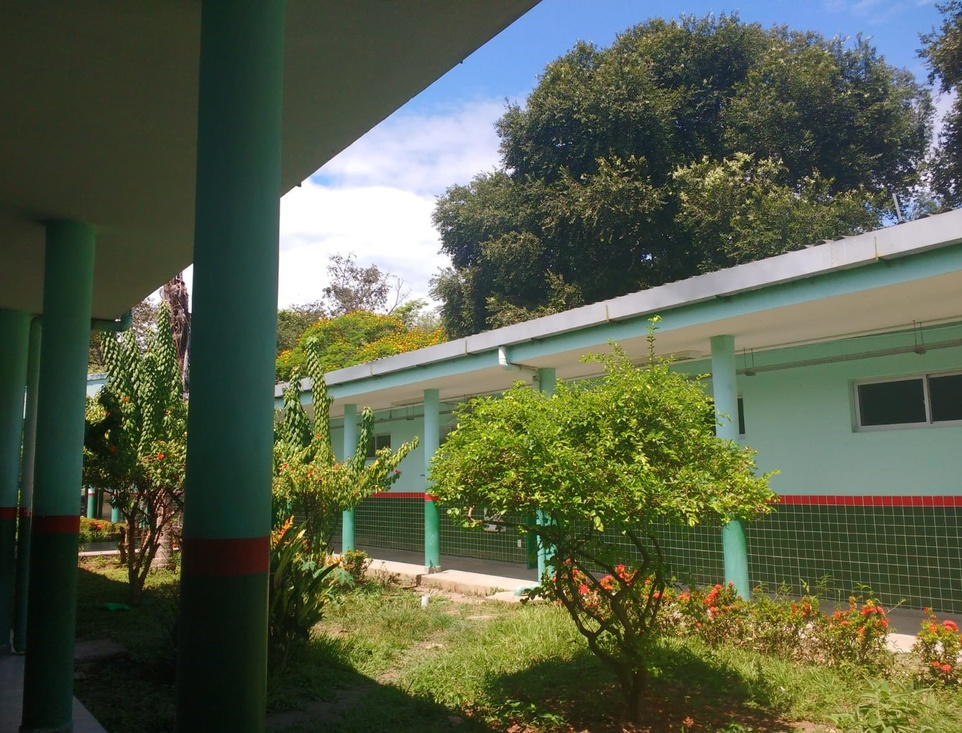
#> input picture Imagens_Selecionadas/01_Grupo_I_1181x1550.jpg, 962 x 733 px, shrunk from 1550 x 1181 before the run
$ python codigo_professor.py
#> lines starting #> are read from the running program, lines starting #| are printed output that depends on the picture
import cv2
import numpy as np


#expansao de constraste linear
def expansao_constraste_linear(img, za, zb, z1, zn):
    altura, largura, bandas = img.shape
    imagem_expandida = np.zeros((altura, largura, bandas), dtype=np.uint8)

    for i in range(altura):
        for j in range(largura):
            if img.item(i,j,0) <= za:
                B = z1
            else:
                if img.item(i,j,0) >= zb:
                    B = zn
                else:
                    B = int((zn - z1) / (zb - za) * (img.item(i,j,0) - za) + z1)
            if img.item(i, j, 1) <= za:
                G = z1
            else:
                if img.item(i,j,1) >= zb:
                    G = zn
                else:
                    G = int((zn - z1) / (zb - za) * (img.item(i,j,1) - za) + z1)
            if img.item(i,j,2) <= za:
                R = z1
            else:
                if img.item(i,j,2) >= zb:
                    R = zn
                else:
                    R = int((zn - z1) / (zb - za) * (img.item(i,j,2) - za) + z1)

            imagem_expandida.itemset((i,j,0),B)
            imagem_expandida.itemset((i,j,1),G)
            imagem_expandida.itemset((i,j,2),R)
    return imagem_expandida


#Compressão e expansão
# [68 lines left out: functions compressao_expansao, escala_log_contraste, not called in this run]

#za = 100
#zb = 200
z1 = 0
zn = 255

def main():
    option = int(input("\n1-expansao_constraste_linear\n2-compressao_expansao\n3-escala_log_contraste\n"))
#> the answer given: 1

    image_name = input("imagem.formato: ")
#> the answer given: ../../Imagens_Selecionadas/01_Grupo_I_1181x1550.jpg
    input_image = cv2.imread(image_name)
#> input_image is the input picture: shape (733, 962, 3); mean B, G, R 72.5, 94.9, 86.6

    if input_image is None:
        print("Imagem não encontrada.")
        return

    if option == 2:
        za = int(input("Za = "))
        zb = int(input("Zb = "))
        output_image = compressao_expansao(input_image, za, zb)
    elif option == 3:
        output_image = escala_log_contraste(input_image)
    elif option ==1:
        za = int(input("Za = "))
#> the answer given: 3
        zb = int(input("Zb = "))
#> the answer given: 3
        output_image = expansao_constraste_linear(input_image, za, zb, z1, zn)
#> after the loop in expansao_constraste_linear, `for i in range(altura):`:
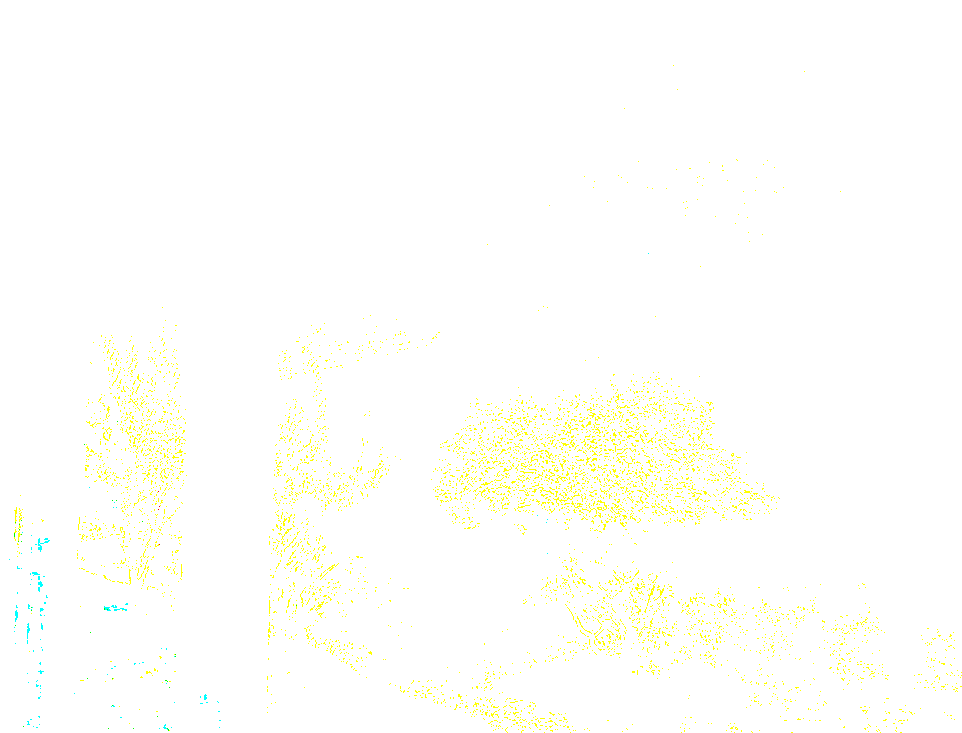
#> imagem_expandida: shape (733, 962, 3); mean B, G, R 250.5, 255, 254.8
    else:
        print("Opção inválida.")
        return
    output_image_name = image_name.replace('.', f'_{option}_transformada.')
    cv2.imwrite(output_image_name, output_image)

if __name__ == "__main__":
    main()

$ run again, on Imagens_Selecionadas/03_Grupo_I_1570x1222.jpg
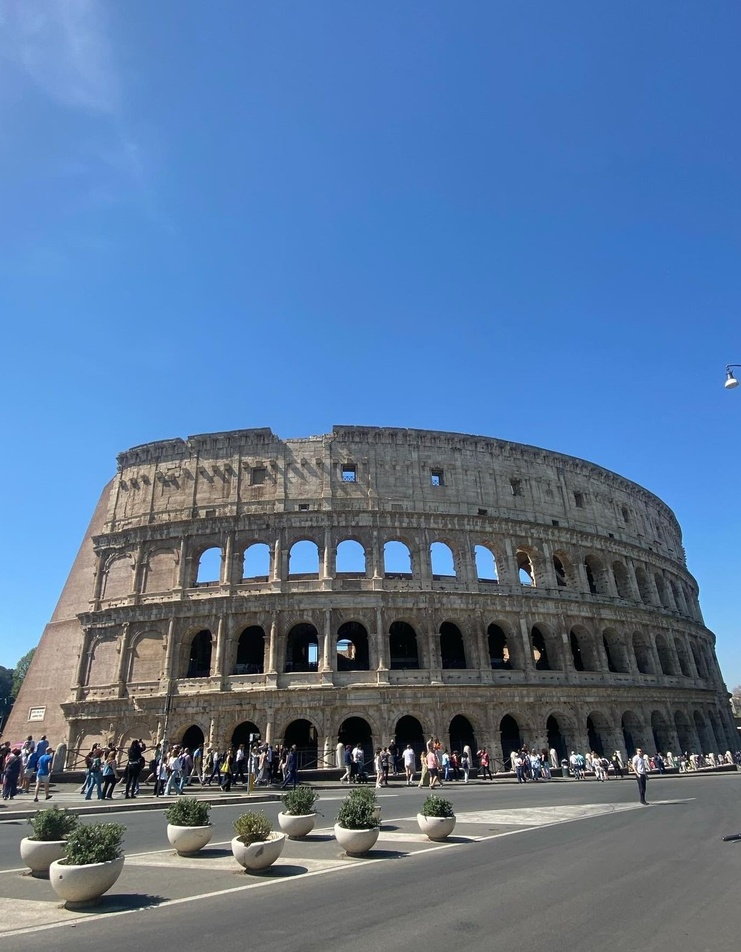
#> input picture Imagens_Selecionadas/03_Grupo_I_1570x1222.jpg, 741 x 952 px, shrunk from 1222 x 1570 before the run
#> in main, input_image is the input picture: shape (952, 741, 3); mean B, G, R 154.6, 118.7, 90.1
#> after the loop in expansao_constraste_linear, `for i in range(altura):`:
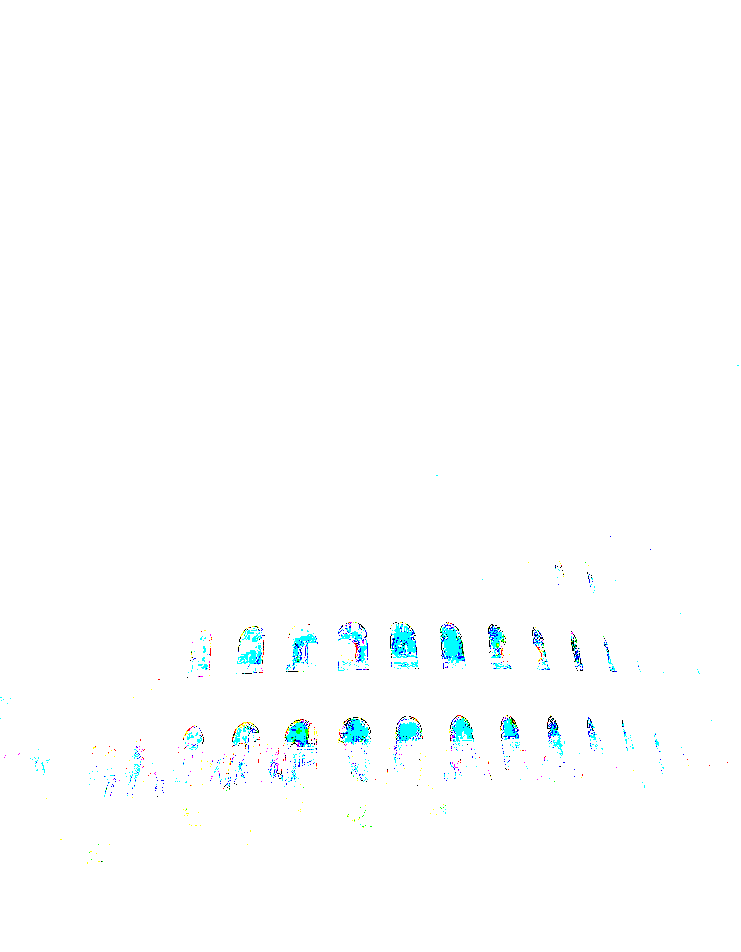
#> imagem_expandida: shape (952, 741, 3); mean B, G, R 254.5, 254.1, 252.5

$ run again, on Imagens_Selecionadas/04_Grupo_I_1200x1600.jpg
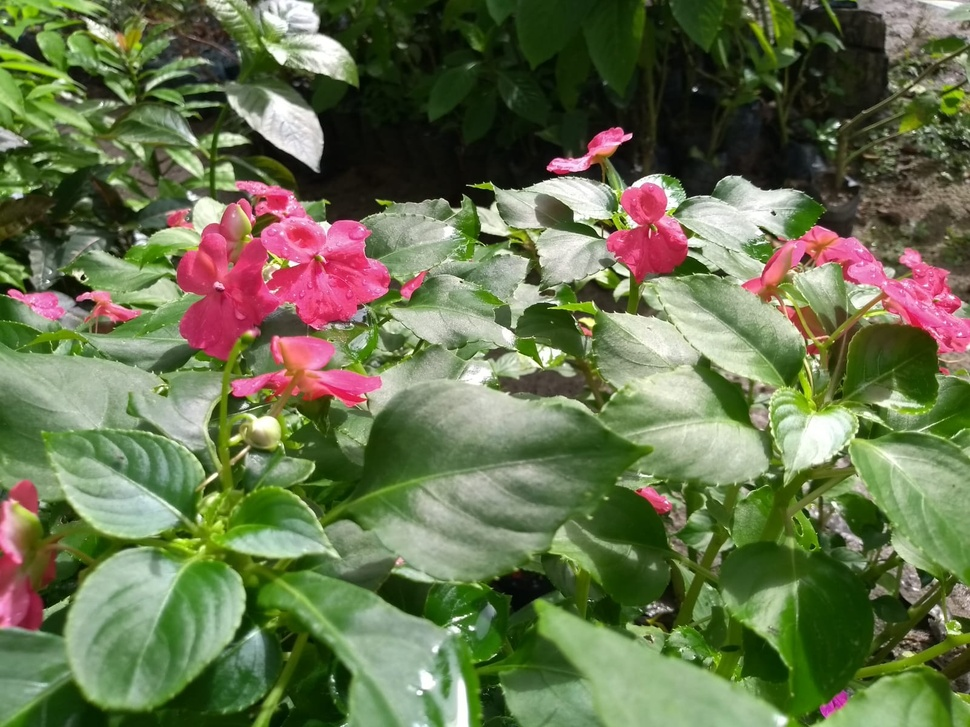
#> input picture Imagens_Selecionadas/04_Grupo_I_1200x1600.jpg, 970 x 727 px, shrunk from 1600 x 1200 before the run
#> in main, input_image is the input picture: shape (727, 970, 3); mean B, G, R 77.7, 113.9, 103.7
#> after the loop in expansao_constraste_linear, `for i in range(altura):`:
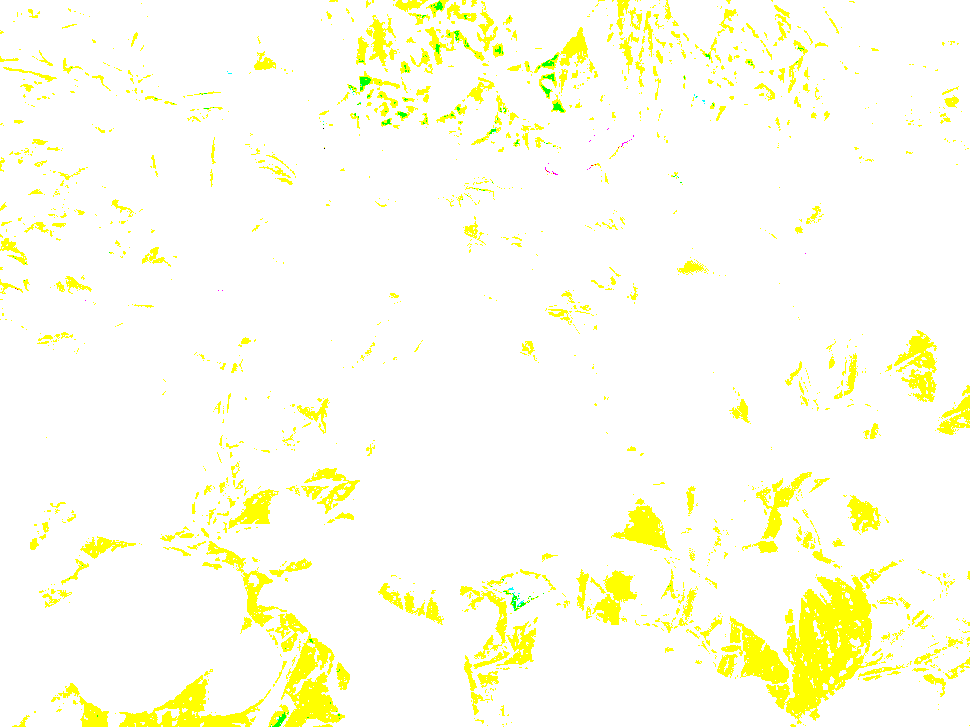
#> imagem_expandida: shape (727, 970, 3); mean B, G, R 235.2, 255, 254.6
